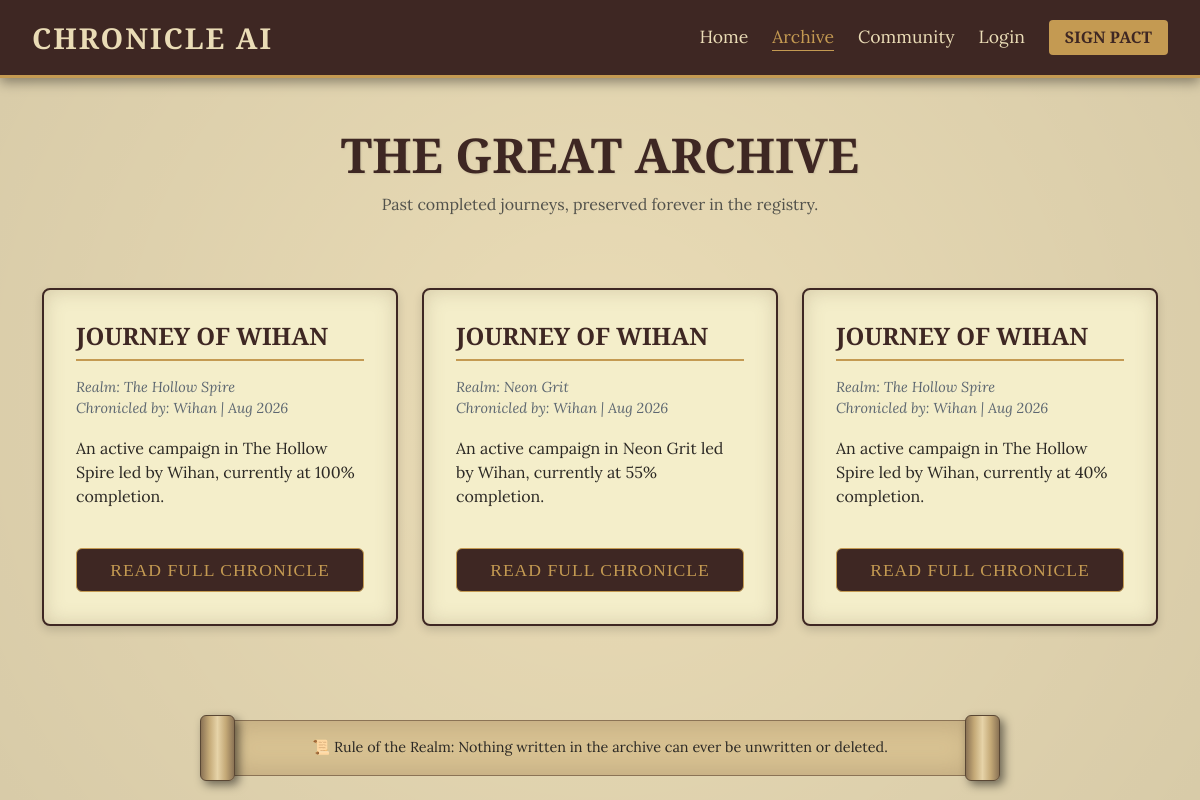
/archive.php, run on the app's committed database.
### tables this page shows
CREATE TABLE `journeys` (
  `journey_id` int(11) NOT NULL,
  `member_id` int(11) NOT NULL,
  `realm_id` int(11) NOT NULL,
  `character_name` varchar(50) NOT NULL,
  `class_name` varchar(50) NOT NULL,
  `level` int(11) DEFAULT 1,
  `progress` int(11) DEFAULT 0,
  `status` enum('active','completed','dead') DEFAULT 'active',
  `last_played` datetime DEFAULT current_timestamp() ON UPDATE current_timestamp(),
  `hp` int(11) DEFAULT 80,
  `max_hp` int(11) DEFAULT 100,
  `mp` int(11) DEFAULT 50,
  `max_mp` int(11) DEFAULT 50,
  `created_at` timestamp NOT NULL DEFAULT current_timestamp()
);

CREATE TABLE `realms` (
  `realm_id` int(11) NOT NULL,
  `realm_name` varchar(100) NOT NULL,
  `description` text NOT NULL,
  `status` enum('active','locked') DEFAULT 'active'
);

CREATE TABLE `members` (
  `member_id` int(11) NOT NULL,
  `username` varchar(50) NOT NULL,
  `email` varchar(100) NOT NULL,
  `password_hash` varchar(255) NOT NULL,
  `role_id` int(11) NOT NULL DEFAULT 1,
  `joined_at` datetime DEFAULT current_timestamp()
);

### archive.php (the view, shortened to what this page needs)
<?php
require 'db.php';
$archived_chronicles = [];
$query = "
    SELECT j.character_name AS title, r.realm_name AS realm, j.progress, m.username AS author, j.created_at
    FROM journeys j
    INNER JOIN realms r ON j.realm_id = r.realm_id
    INNER JOIN members m ON j.member_id = m.member_id
    ORDER BY j.journey_id DESC
";
$result = $conn->query($query);
if ($result && $result->num_rows > 0) {
    while ($row = $result->fetch_assoc()) {
        $archived_chronicles[] = [
            "title" => "Journey of " . $row['title'],
            "realm" => $row['realm'],
            "date" => date("M Y", strtotime($row['created_at'])),
            "summary" => "An active campaign in " . $row['realm'] . " led by " . $row['author'] . ", currently at " . $row['progress'] . "% completion.",
            "author" => $row['author']
        ];
    }
}
?>
<!DOCTYPE html>
<html lang="en">
<head>
    <link href="https://cdn.jsdelivr.net/npm/bootstrap@5.3.0/dist/css/bootstrap.min.css" rel="stylesheet">
    <link rel="stylesheet" href="archive.css">
</head>
<body>
    <?php include 'navbar.php'; ?>
    <div class="container mb-5">
        <section class="archive-header">
            <h1 class="archive-title font-display">The Great Archive</h1>
            <p class="text-muted">Past completed journeys, preserved forever in the registry.</p>
        </section>
        <section class="row g-4 mt-3">
            <?php foreach ($archived_chronicles as $chronicle): ?>
                <div class="col-md-4">
                    <div class="archive-card">
                        <h4 class="font-display"><?php echo htmlspecialchars($chronicle['title']); ?></h4>
                        <div class="archive-meta">
                            Realm: <?php echo htmlspecialchars($chronicle['realm']); ?><br>
                            Chronicled by: <?php echo htmlspecialchars($chronicle['author']); ?> | <?php echo htmlspecialchars($chronicle['date']); ?>
                        </div>
                        <p><?php echo htmlspecialchars($chronicle['summary']); ?></p>
                        <button class="btn btn-read-chronicle">READ FULL CHRONICLE</button>
                    </div>
                </div>
            <?php endforeach; ?>
        </section>
    </div>
    <div class="footer-scroll-wrapper mb-4">
        <div class="footer-scroll-paper">
            <span>📜 Rule of the Realm: Nothing written in the archive can ever be unwritten or deleted.</span>
        </div>
    </div>
</body>
</html>

### archive.css (style rules this page uses)
:root { --parchment: #EADCB6; --parchment-light: #F4EECA; --leather: #3E2723; --leather-dark: #1A0F0D; --ink: #2B2824; --gold: #C49A52; --blue: #48B8D0; --red: #D96A6A; }
body { background-color: var(--parchment); color: var(--ink); font-family: 'Lora', serif; background-image: radial-gradient(circle, rgba(0,0,0,0) 0%, rgba(0,0,0,0.08) 100%); min-height: 100vh; display: flex; flex-direction: column; }
h1, h2, h3, h4, h5, .font-display { font-family: 'Cormorant Garamond', serif; font-weight: 700; text-transform: uppercase; }
.archive-header { text-align: center; padding: 3rem 1rem 1rem 1rem; }
.archive-title { font-size: 3rem; font-weight: 800; color: var(--leather); text-shadow: 1px 1px 2px rgba(0,0,0,0.1); }
.archive-card { background-color: var(--parchment-light); border: 2px solid var(--leather); border-radius: 8px; padding: 2rem; height: 100%; box-shadow: inset 0 0 20px rgba(139, 115, 85, 0.3), 0 4px 10px rgba(0,0,0,0.15); transition: transform 0.2s; }
.archive-card h4 { color: var(--leather); border-bottom: 2px solid var(--gold); padding-bottom: 0.5rem; margin-bottom: 1rem; }
.archive-meta { font-size: 0.9rem; color: #5C6670; margin-bottom: 1rem; font-style: italic; }
.btn-read-chronicle { background-color: var(--leather); color: var(--gold); border: 1px solid var(--gold); width: 100%; padding: 0.5rem; font-family: 'Cormorant Garamond', serif; font-size: 1.1rem; letter-spacing: 1px; margin-top: 1.5rem; transition: 0.2s; }
.footer-scroll-wrapper { position: relative; width: 90%; max-width: 800px; margin: 3px auto; padding: 0 25px; margin-top: auto; }
.footer-scroll-paper { background-color: #d9c393; border-top: 1px solid #8b7355; border-bottom: 1px solid #8b7355; padding: 1rem 2rem; box-shadow: inset 0 0 30px rgba(139, 115, 85, 0.4); position: relative; z-index: 1; text-align: center; font-size: 0.9rem; }
.footer-scroll-wrapper::before, .footer-scroll-wrapper::after { content: ''; position: absolute; top: -5px; bottom: -5px; width: 35px; background: linear-gradient(to right, #8b7355 0%, #c4a977 25%, #e6d3a8 50%, #c4a977 75%, #8b7355 100%); border: 1px solid #5a4734; border-radius: 6px; z-index: 2; box-shadow: 4px 4px 10px rgba(0,0,0,0.5); }
.footer-scroll-wrapper::before { left: 0; }
.footer-scroll-wrapper::after { right: 0; }

### data on the page
journeys: title "JOURNEY OF WIHAN", realm.realm_name "Neon Grit", member.username "Wihan", date "Aug 2026", summary "An active campaign in Neon Grit led by Wihan, currently at 55% completion."

### other printed values
$chronicle['title'] "JOURNEY OF WIHAN"
$chronicle['realm'] "The Hollow Spire"
$chronicle['author'] "Wihan"
$chronicle['date'] "Aug 2026"
$chronicle['summary'] "An active campaign in The Hollow Spire led by Wihan, currently at 100% completion."
$chronicle['summary'] "An active campaign in The Hollow Spire led by Wihan, currently at 40% completion."
